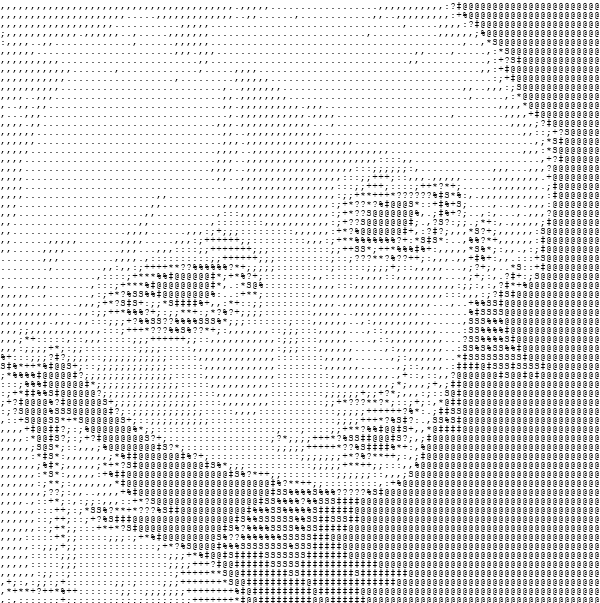
#> input picture ascii_image.png, 600 x 603 px
$ python ASCIITransforming.py
#> lines starting #> are read from the running program, lines starting #| are printed output that depends on the picture
#> the answer given: ascii_image.png
#> in main, image is the input picture: PIL image 600x603 RGB; min 0, max 255, mean 227.6
from PIL import Image, ImageDraw, ImageFont
import numpy as np
import tkinter as tk
from tkinter import filedialog, simpledialog

# Grayscale-based ASCII character map
ASCII_CHARS = ["@", "#", "S", "%", "?", "*", "+", ";", ":", ",", "."]

def resize_image(image, new_width=100):
    """Resizes the image while maintaining the aspect ratio."""
#> called with new_width = 100
    width, height = image.size
#> width = 600; height = 603
    aspect_ratio = height / width
#> aspect_ratio = 1
    new_height = int(aspect_ratio * new_width * 0.55)
#> new_height = 55
    return image.resize((new_width, new_height))
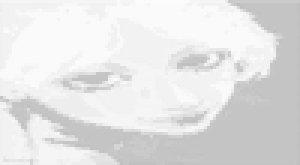
#> returned value: PIL image 100x55 RGB (shown 3 times larger); min 190, max 252, mean 227.6

def grayify(image):
    """Converts the image to grayscale."""
    return image.convert("L")
#> returned value: PIL image 100x55 L

def pixels_to_ascii(image, detail_level=10):
    # Verify that the level of detail is valid
    if detail_level <= 0 or detail_level > len(ASCII_CHARS):
        raise ValueError("Level of detail must be between 1 and the length of the ASCII character map.")

    pixels = np.array(image)
    ascii_str = ""
    num_chars = len(ASCII_CHARS)

    # Sets the maximum value for the character index
    max_pixel_value = 255
    range_size = max_pixel_value // detail_level

    # Ensure range_size is never zero
    if range_size == 0:
        range_size = 1

    for pixel_row in pixels:
        for value in pixel_row:
            # Adjusts the division for the level of detail
            char_index = min(value // range_size, num_chars - 1)
            ascii_str += ASCII_CHARS[char_index]
        ascii_str += "\n"

    return ascii_str

def save_as_image(ascii_art, output_file="ascii_image.png"):
    """Saves ASCII art as a PNG image."""
    # Uses a monospace font (Courier) to ensure consistency
    font = ImageFont.truetype("cour.ttf", 10)

    # Creates a blank image large enough for the text
    lines = ascii_art.splitlines()
    max_width = max(len(line) for line in lines)
    max_height = len(lines)

    # Calculates text size and creates a proportional image
    char_width, char_height = font.getbbox("A")[2], font.getbbox("A")[3]
    img_width = char_width * max_width
    img_height = char_height * max_height

    image = Image.new("RGB", (img_width, img_height), "white")
    draw = ImageDraw.Draw(image)

    # Draw text on image
    y = 0
    for line in lines:
        draw.text((0, y), line, fill="black", font=font)
        y += char_height

    # Save the image
    image.save(output_file)

def main(new_width=100):
    """Performs the image conversion process to ASCII art."""
    # Configures a window to select the image
    root = tk.Tk()
    root.withdraw()
    image_path = filedialog.askopenfilename(title="Select an image",
                                            filetypes=[("Image files", "*.jpg *.png *.jpeg *.bmp *.gif")])

    if not image_path:
        print("No images selected.")
        return

    # Performs the image conversion process to ASCII art.
    try:
        image = Image.open(image_path)
    except Exception as e:
        print(f"Error opening image: {e}")
        return

    image = resize_image(image, new_width)
    image = grayify(image)

    # Asks the user for the level of detail
    detail_level = simpledialog.askinteger("Detail", "Choose the level of detail (1-10):", minvalue=1, maxvalue=10)
    ascii_art = pixels_to_ascii(image, detail_level)

    # Asks the user for the output format
    output_format = simpledialog.askstring("Format", "Choose output format (TXT or PNG):").lower()

    if output_format == "txt":
        with open("ascii_image.txt", "w") as f:
            f.write(ascii_art)
        print("ASCII art saved in ascii_image.txt")
    elif output_format == "png":
        save_as_image(ascii_art, "ascii_image.png")
        print("ASCII art saved in ascii_image.png")
    else:
        print("Unknown format. Saving as TXT by default.")
        with open("ascii_image.txt", "w") as f:
            f.write(ascii_art)

if __name__ == "__main__":
    main()
#> (the call stopped at in pixels_to_ascii, `if detail_level <= 0 or detail_level > len(ASCII_CHARS):`: tkinter is not available in this run)
